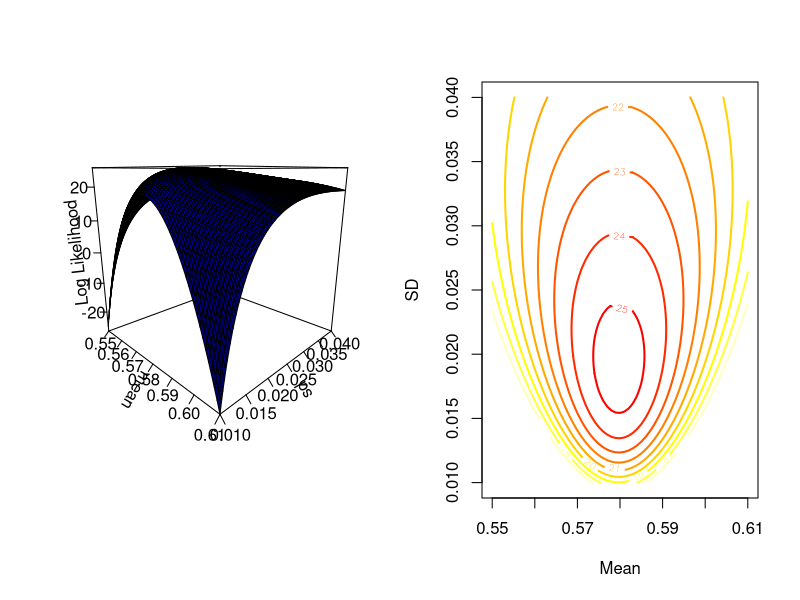
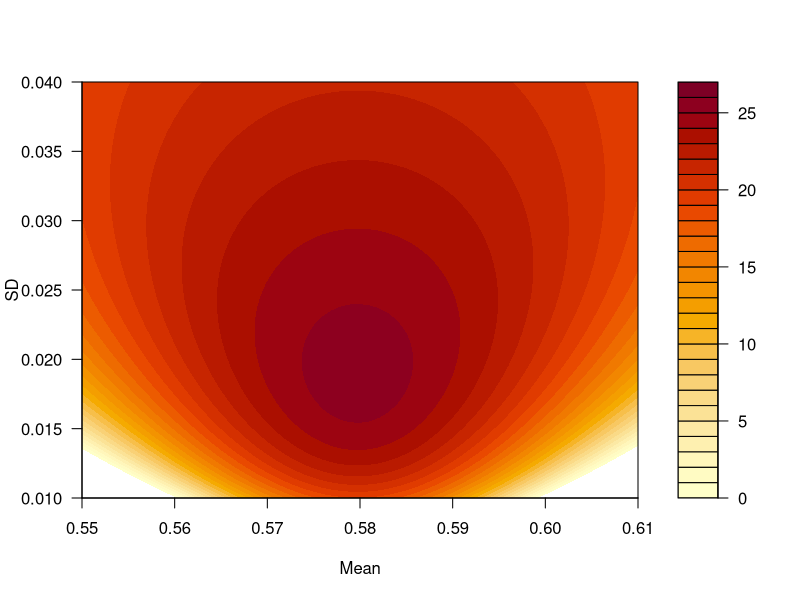
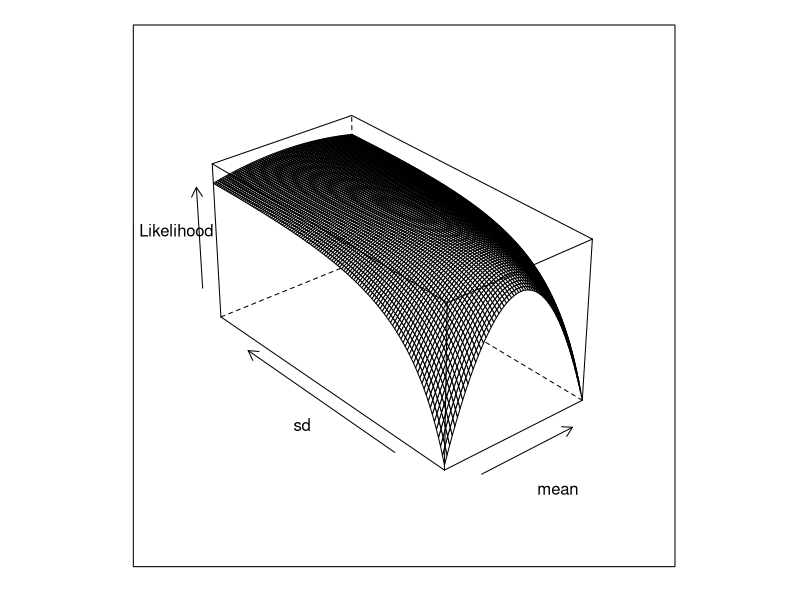
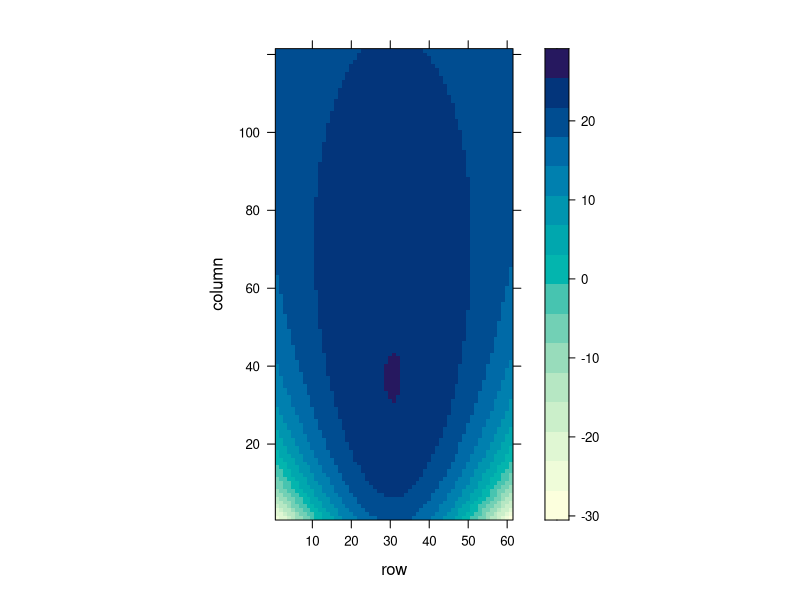
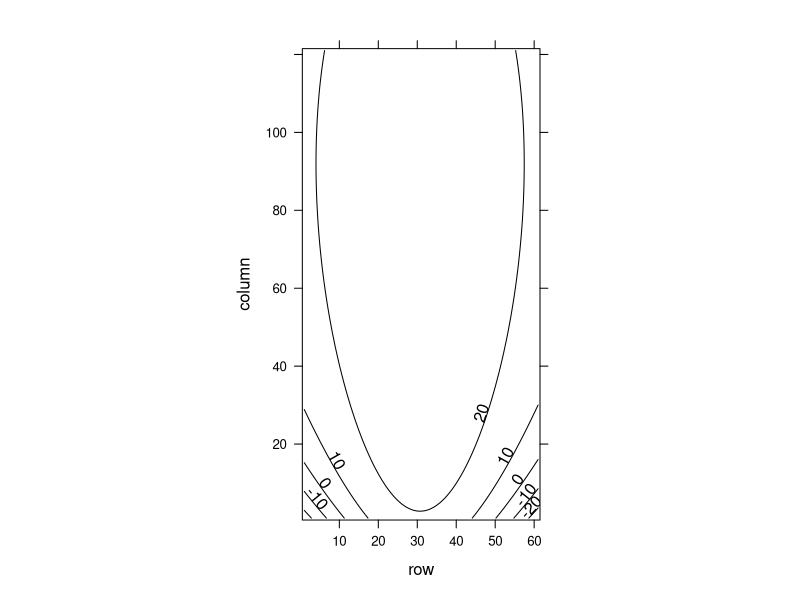
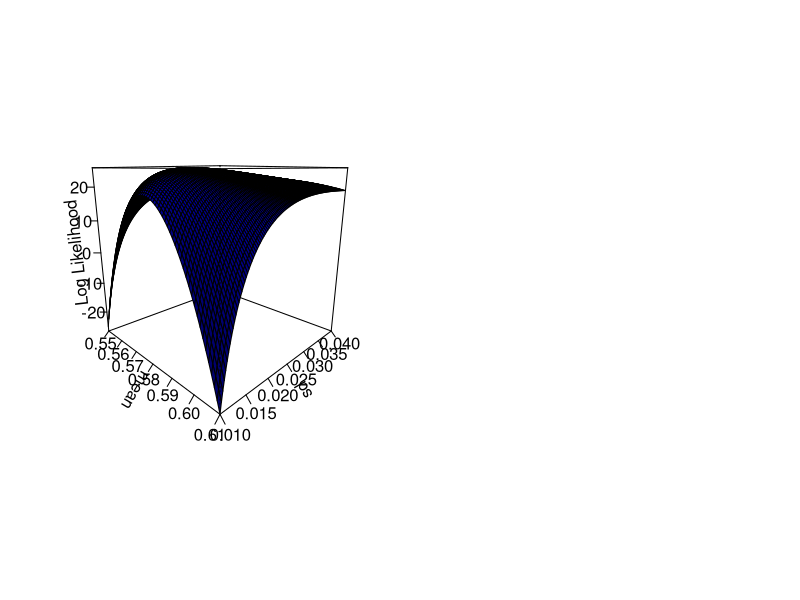

These figures' R source, in order:
# Likelihood surface example - OCT 25 2012

#This computes a likelihood surface over values sd and mean for a small set of data (femur lengths of Drosophila)
femur.sample <- c(0.5903, 0.5504, 0.5884, 0.5956, 0.5767, 0.6183, 0.5817, 0.5725, 0.5680, 0.5554)
  

#Parameter range for computing likelihood.
mean.x <- seq(0.55,0.61, by=0.001)
sd.x <- seq(0.01,0.04, by=0.00025)


lik.mean <- numeric(length(mean.x)) # initializing the vector to store the log likelihood for the inner for() loop.
lik.mean <- rep(NA, length(mean.x))
lik.sd <- matrix(NA,length(mean.x),length(sd.x)) # initializing the matrix to store the log likelihoods

for (k in 1:length(sd.x))
 {
  
  b_b <- sd.x[k]
  
   for (j in 1:length(mean.x))

    {
   
      s_s = mean.x[j]
      
      sample.prob2 <- dnorm(x = femur.sample, mean = s_s, sd = b_b, log = T) 
      lik.mean[j] <- sum(sample.prob2) 
 
     }
   
    lik.sd[,k] <- lik.mean 
   }

###Graphics

par(mfrow = c(1, 2))

#3D
persp(x = mean.x, y = sd.x, z = lik.sd, col = "blue", 
    theta = 45, phi = 15, shade = 0.5, lphi = 40, 
    xlab = "mean", ylab = "sd", zlab = "Log Likelihood", ticktype = "detailed")
 
 
 #Simple contour plot
#contour plot
#contour(x=mean.x,y=sd.x,z=lik.sd, xlab="Mean",ylab="SD", levels=c(25,24,23,22,21,20,19,18,17))


#Contour plot With color
contour(x = mean.x, y = sd.x, z = lik.sd, xlab = "Mean", ylab = "SD", 
    levels = c(25, 24, 23, 22, 21, 20, 19, 18, 17), col = heat.colors(9), lwd = 2) 
    # change the levels based on the likelihood, or just remove them entirely.


filled.contour(x = mean.x, y = sd.x, z = lik.sd, 
    xlab = "Mean", ylab = "SD", levels = pretty(c(0, 27), 35))


#Using Trellis style graphics
require(lattice)
wireframe(lik.sd, xlab = "mean", ylab = "sd", zlab = "Log Likelihood")


levelplot(lik.sd)
contourplot(lik.sd)


# Work in groups to import all of the femur data. Apply this approach to subsets of the dataset for each genotype, and compare the results for each. 



# Using expand.grid & mapply to generate the likelihood surface
grid.lik <- expand.grid(mean.x, sd.x) # generates all possible combinations of the two vectors
dim(grid.lik) # 7381 rows, by 2 columns 
head(grid.lik, n=90) # This shows a small amount of the data


lik.sd.mean <- function(mean, sd, data=femur.sample){
	sample.prob2 <- dnorm(x=data, mean=mean, sd=sd, log=T) 
    lik.mean <- sum(sample.prob2) }

likelihood.values <- mapply(lik.sd.mean, grid.lik[,1], grid.lik[,2]) 
# We are inputting values from each row of all of the possible combinations of the sd and mean from the grid.lik object.
# This vector (likelihood.values) contains all of the values for the likelihoods we have calculated, 
# BUT AS A VECTOR (not a matrix like before)
   
grid.lik.2 <- cbind(grid.lik, likelihood.values) 
  
grid.lik.2[which.max(grid.lik.2[,3]),] # One quick way of getting out the approximate maximum likelihood

# The only problem with this approach is that you need to make the matrix of the likelihoods, which are otherwise just stored as a single vector
grid.matrix <- matrix(data=likelihood.values, nrow=length(mean.x), ncol=length(sd.x))

persp(x=mean.x,y=sd.x,z=grid.matrix, col="blue", theta=45, phi=15, shade=0.5, lphi=40, 
    xlab="mean", ylab="sd", zlab="Log Likelihood",ticktype="detailed")
